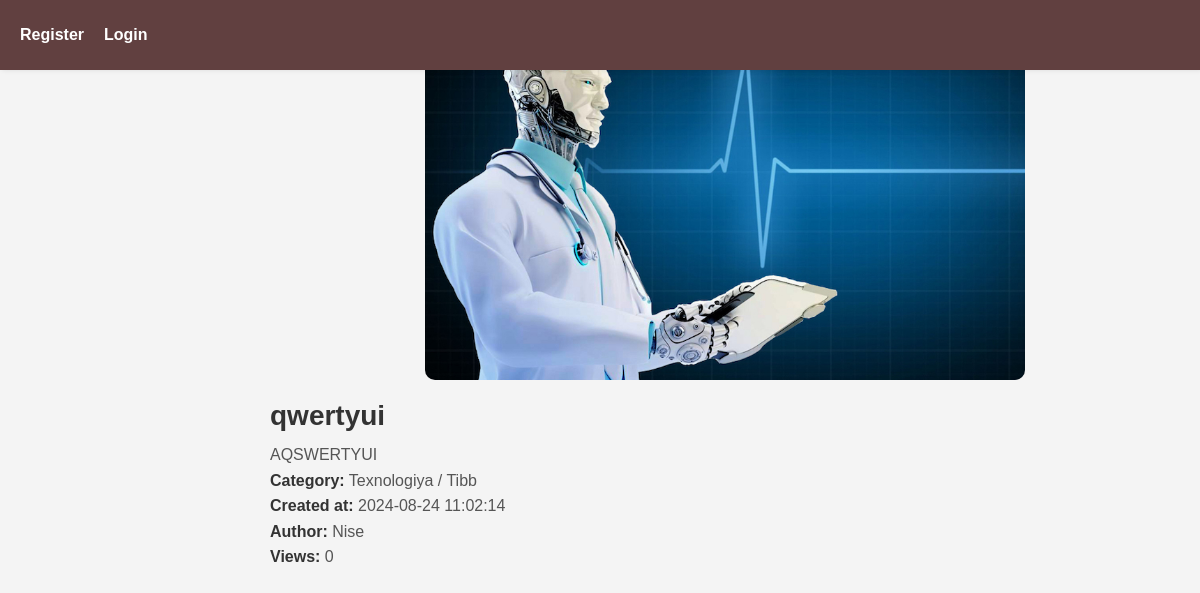
The app's page /admin/blogs/detailblog.php?id=49 with its own data.
### tables this page shows
CREATE TABLE `blogs` (
  `id` bigint(20) NOT NULL,
  `user_id` bigint(20) DEFAULT NULL,
  `category_id` bigint(20) DEFAULT NULL,
  `title` varchar(1000) NOT NULL,
  `description` mediumtext NOT NULL,
  `profile` varchar(255) NOT NULL,
  `is_publish` tinyint(1) DEFAULT 0,
  `view_count` int(11) DEFAULT 0,
  `created_at` timestamp NOT NULL DEFAULT current_timestamp(),
  `updated_at` timestamp NOT NULL DEFAULT current_timestamp() ON UPDATE current_timestamp()
);

CREATE TABLE `categories` (
  `id` bigint(20) NOT NULL,
  `name` varchar(255) NOT NULL,
  `created_at` timestamp NOT NULL DEFAULT current_timestamp(),
  `update_at` timestamp NOT NULL DEFAULT current_timestamp()
);

CREATE TABLE `users` (
  `id` bigint(20) NOT NULL,
  `name` varchar(255) NOT NULL,
  `surname` varchar(255) NOT NULL,
  `password` varchar(255) NOT NULL,
  `gender` int(11) NOT NULL,
  `dob` date NOT NULL,
  `profile` varchar(255) DEFAULT NULL,
  `email` varchar(255) NOT NULL,
  `active` int(11) DEFAULT 0,
  `role` int(11) DEFAULT 0,
  `otp` int(11) DEFAULT NULL,
  `created_at` timestamp NOT NULL DEFAULT current_timestamp(),
  `updated_at` timestamp NOT NULL DEFAULT current_timestamp()
);

### admin/blogs/detailblog.php (the view, shortened to what this page needs)
<?php
include '../../index.php';
if (isset($_GET['id']) && is_numeric($_GET['id'])) {
    $blog_id = (int)$_GET['id'];
    $sql = "
        SELECT
            b.id AS blog_id,
            b.title AS blog_title,
            b.description AS blog_description,
            b.profile AS blog_profile_image,
            b.created_at AS blog_created_at,
            b.view_count AS blog_view_count,
            b.is_publish AS blog_is_publish,
            c.name AS category_name,
            u.name AS user_name,
            u.id AS user_id,
            u.role AS user_role
        FROM
            blogs b
        JOIN
            categories c ON b.category_id = c.id
        JOIN
            users u ON b.user_id = u.id
        WHERE
            b.id = :id
    ";
    $stmt = $connection->prepare($sql);
    $stmt->bindParam(':id', $blog_id, PDO::PARAM_INT);
    $stmt->execute();
    $blog = $stmt->fetch(PDO::FETCH_ASSOC);
} else {
    echo "Invalid blog ID.";
    exit;
}
?>
    <div class="hero">
        <?php if ($blog): ?>
            <div class="blogDetail">
                <?php if ($blog['blog_profile_image']): ?>
                    <img src="../../public/<?= htmlspecialchars($blog['blog_profile_image']); ?>" alt="Blog Image" style="max-width:600px;">
                <?php endif; ?>
                <h2><?= htmlspecialchars($blog['blog_title']); ?></h2>
                <p><?= htmlspecialchars($blog['blog_description']); ?></p>
                <p><strong>Category:</strong> <?= htmlspecialchars($blog['category_name']); ?></p>
                <p><strong>Created at:</strong> <?= htmlspecialchars($blog['blog_created_at']); ?></p>
                <p><strong>Author:</strong> <?= htmlspecialchars($blog['user_name']); ?></p>
                <p><strong>Views:</strong> <?= htmlspecialchars($blog['blog_view_count']); ?></p>
            </div>
        <?php else: ?>
            <p>Blog not found.</p>
        <?php endif; ?>
    </div>

### head.php (style rules this page uses)
* { box-sizing: border-box; margin: 0; padding: 0; text-decoration: none; list-style: none; }
body { font-family: Arial, sans-serif; background-color: #f4f4f4; color: #333; margin: 0; padding: 0; outline: none; }
.hero { margin-left:250px; padding: 20px; }

### admin/blogs/detailblog.php (style rules this page uses)
.blogDetail { margin-bottom: 20px; }
.blogDetail img { display: block; margin: 0 auto 20px; border-radius: 10px; max-width: 100%; height: auto; }
.blogDetail h2 { font-size: 28px; color: #333; margin-bottom: 10px; }
.blogDetail p { font-size: 16px; color: #555; line-height: 1.6; }
.blogDetail p strong { color: #333; }

### records on screen
blogs: profile (picture), title "qwertyui", description "AQSWERTYUI", category.name "Texnologiya / Tibb", created_at "2024-08-24 11:02:14", user.name "Nise", view_count "0"
